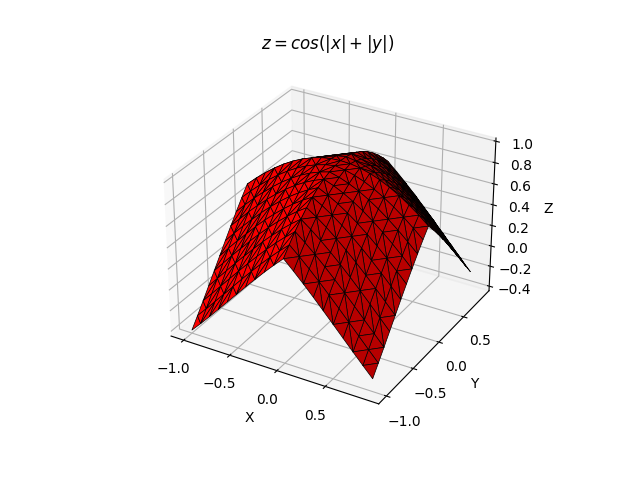

The script that drew this image:
import matplotlib.pyplot as plt
import numpy as np

fig = plt.figure()
ax = fig.add_subplot(111, projection='3d')

x = np.arange(-1, 1, .1)
y = np.arange(-1, 1, .1)
x, y = np.meshgrid(x, y)
z = (np.cos(np.abs(x) + np.abs(y)))

ax.plot_trisurf(x.flatten(), y.flatten(), z.flatten(), color = 'red', linewidth = 0.5, edgecolor = 'k')
ax.set_title('$z = cos(|x| + |y|)$')
ax.set_xlabel('X')
ax.set_ylabel('Y')
ax.set_zlabel('Z')

plt.show()
